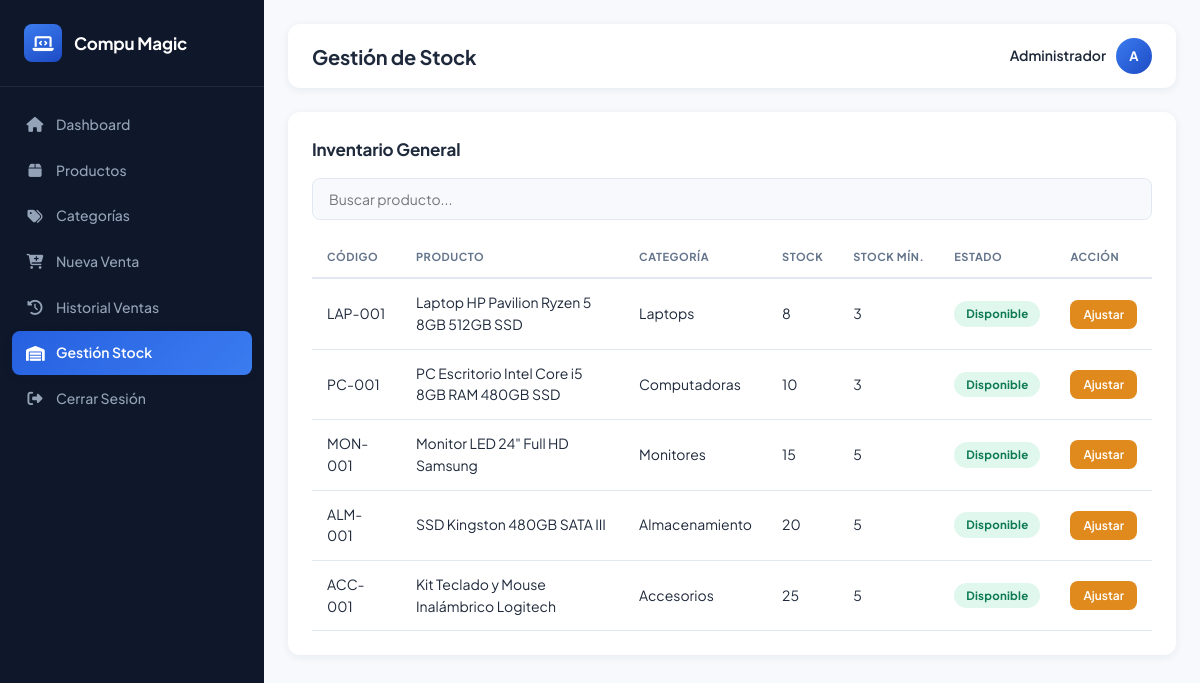
Screenshot of /admin/stock/gestion.php (signed in) with the database file from the repository.
### tables this page shows
CREATE TABLE productos (
    id INT AUTO_INCREMENT PRIMARY KEY,
    codigo VARCHAR(50) NOT NULL UNIQUE,
    nombre VARCHAR(200) NOT NULL,
    descripcion TEXT,
    categoria_id INT NOT NULL,
    precio_compra DECIMAL(10,2) NOT NULL,
    precio_venta DECIMAL(10,2) NOT NULL,
    stock INT NOT NULL DEFAULT 0,
    stock_minimo INT NOT NULL DEFAULT 5,
    imagen VARCHAR(255) DEFAULT NULL,
    activo TINYINT(1) NOT NULL DEFAULT 1,
    fecha_creacion TIMESTAMP DEFAULT CURRENT_TIMESTAMP,
    fecha_actualizacion TIMESTAMP DEFAULT CURRENT_TIMESTAMP ON UPDATE CURRENT_TIMESTAMP,
     
    FOREIGN KEY (categoria_id) REFERENCES categorias(id) ON DELETE RESTRICT ON UPDATE CASCADE
);

CREATE TABLE categorias (
    id INT AUTO_INCREMENT PRIMARY KEY,
    nombre VARCHAR(100) NOT NULL,
    descripcion TEXT,
    fecha_creacion TIMESTAMP DEFAULT CURRENT_TIMESTAMP
);

### admin/stock/gestion.php (the view, shortened to what this page needs)
<?php
require_once '../../includes/funciones.php';
$productos = $conexion->query("SELECT p.*, c.nombre as categoria_nombre
                                FROM productos p JOIN categorias c ON p.categoria_id = c.id
                                WHERE p.activo = 1
                                ORDER BY p.stock ASC");
?>
<!DOCTYPE html>
<html lang="es">
<head>
    <link rel="stylesheet" href="../../assets/css/style.css">
    <link rel="stylesheet" href="https://cdnjs.cloudflare.com/ajax/libs/font-awesome/6.4.0/css/all.min.css">
</head>
<body>
<?php include '../../includes/sidebar.php'; ?>
<div class="main-content">
    <?php $titulo = 'Gestión de Stock'; include '../../includes/topbar.php'; ?>
    <div class="table-container">
        <h2>Inventario General</h2>
        <input type="text" id="buscar-stock" class="input-buscar" onkeyup="buscarTabla('buscar-stock','tabla-stock')" placeholder="Buscar producto...">
        <table id="tabla-stock">
            <thead>
                <tr>
                    <th>Código</th><th>Producto</th><th>Categoría</th>
                    <th>Stock</th><th>Stock Mín.</th><th>Estado</th><th>Acción</th>
                </tr>
            </thead>
            <tbody>
                <?php while ($row = $productos->fetch_assoc()): ?>
                <tr>
                    <td><?php echo htmlspecialchars($row['codigo']); ?></td>
                    <td><?php echo htmlspecialchars($row['nombre']); ?></td>
                    <td><?php echo htmlspecialchars($row['categoria_nombre']); ?></td>
                    <td><?php echo $row['stock']; ?></td>
                    <td><?php echo $row['stock_minimo']; ?></td>
                    <td>
                        <?php if ($row['stock'] == 0): ?>
                            <span class="badge badge-danger">Sin Stock</span>
                        <?php elseif ($row['stock'] <= $row['stock_minimo']): ?>
                            <span class="badge badge-warning">Stock Bajo</span>
                        <?php else: ?>
                            <span class="badge badge-success">Disponible</span>
                        <?php endif; ?>
                    </td>
                    <td>
                        <button type="button" class="btn btn-warning btn-sm"
                            onclick="cargarStock(<?php echo $row['id']; ?>, '<?php echo htmlspecialchars($row['nombre'], ENT_QUOTES); ?>', <?php echo $row['stock']; ?>)">Ajustar</button>
                    </td>
                </tr>
                <?php endwhile; ?>
            </tbody>
        </table>
    </div>
</div>
</body>
</html>

### assets/css/style.css (style rules this page uses)
:root { --font-sans: 'Plus Jakarta Sans', -apple-system, BlinkMacSystemFont, 'Segoe UI', sans-serif; --blue-50: #eff6ff; --blue-100: #dbeafe; --blue-200: #bfdbfe; --blue-300: #93c5fd; --blue-400: #5b9bfa; --blue-500: #3b7cf0; --blue-600: #2660e0; --blue-700: #1d4bc4; --blue-800: #1c3f9c; --blue-900: #1a3579; --gray-50: #f7f9fc; --gray-100: #eef2f8; --gray-200: #e2e8f2; --gray-300: #cbd5e3; --gray-400: #94a3b8; --gray-500: #64748b; --gray-600: #475569; --gray-700: #334155; --gray-800: #1e293b; --gray-900: #0f172a; --color-primario: var(--blue-600); --color-primario-oscuro: var(--blue-800); --color-secundario: var(--blue-400); --color-texto: var(--gray-800); --color-texto-suave: var(--gray-500); --color-fondo: var(--gray-50); --color-borde: var(--gray-200); --color-exito: #17a673; --color-peligro: #e0384c; --color-advertencia: #e08a1e; --color-info: #3b7cf0; --sp-1: 4px; --sp-2: 8px; --sp-3: 12px; --sp-4: 16px; --sp-5: 24px; --sp-6: 32px; --sp-7: 40px; --sp-8: 56px; --radius-sm: 8px; --radius-md: 12px; --radius-lg: 20px; --radius-full: 999px; --radio: var(--radius-md); --shadow-xs: 0 1px 2px rgba(20, 40, 90, 0.06); --shadow-sm: 0 2px 8px rgba(20, 40, 90, 0.07); --shadow-md: 0 6px 20px rgba(20, 40, 90, 0.10); --shadow-lg: 0 16px 40px rgba(20, 40, 90, 0.14); --shadow-xl: 0 24px 60px rgba(20, 40, 90, 0.20); --sombra: var(--shadow-sm); --sombra-hover: var(--shadow-md); }
*, *::before, *::after { margin: 0; padding: 0; box-sizing: border-box; }
html { scroll-behavior: smooth; }
body { font-family: var(--font-sans); background: var(--color-fondo); color: var(--color-texto); line-height: 1.55; -webkit-font-smoothing: antialiased; }
h1, h2, h3 { color: var(--color-texto); font-weight: 700; letter-spacing: -0.01em; }
.main-content { margin-left: 264px; padding: var(--sp-5); transition: margin-left 0.25s ease; max-width: 1400px; }
.table-container { background: #fff; border-radius: var(--radius-md); padding: var(--sp-5); overflow-x: auto; margin-bottom: var(--sp-4); box-shadow: var(--sombra); }
.table-container h2 { margin-bottom: var(--sp-4); font-size: 17px; }
.input-buscar { width: 100%; padding: 11px 16px; margin-bottom: var(--sp-4); border: 1px solid var(--color-borde); border-radius: var(--radius-sm); font-size: 14px; font-family: inherit; background: var(--gray-50); transition: border-color 0.15s ease, background 0.15s ease; }
table { width: 100%; border-collapse: collapse; }
table th { padding: 12px 15px; text-align: left; font-weight: 700; color: var(--color-texto-suave); font-size: 11px; text-transform: uppercase; letter-spacing: 0.05em; border-bottom: 2px solid var(--color-borde); white-space: nowrap; }
table td { padding: 13px 15px; border-bottom: 1px solid var(--color-borde); font-size: 14px; }
table tbody tr { transition: background 0.1s ease; }
.btn { display: inline-flex; align-items: center; justify-content: center; gap: 6px; padding: 10px 20px; border: none; border-radius: var(--radius-sm); cursor: pointer; text-decoration: none; font-size: 14px; font-weight: 600; font-family: inherit; transition: filter 0.15s ease, transform 0.1s ease, box-shadow 0.15s ease; }
.btn-warning { background: var(--color-advertencia); color: #fff; }
.btn-sm { padding: 7px 13px; font-size: 12px; }
.badge { display: inline-block; padding: 4px 12px; border-radius: var(--radius-full); font-size: 11.5px; font-weight: 700; letter-spacing: 0.02em; }
.badge-success { background: #e0f7ee; color: #0d7a52; }

### rows the page displays
productos: codigo "LAP-001", nombre "Laptop HP Pavilion Ryzen 5 8GB 512GB SSD", categoria.nombre "Laptops", stock "8", stock_minimo "3", shows "Disponible"
productos: codigo "PC-001", nombre "PC Escritorio Intel Core i5 8GB RAM 480GB SSD", categoria.nombre "Computadoras", stock "10", stock_minimo "3", shows "Disponible"
productos: codigo "MON-001", nombre "Monitor LED 24\" Full HD Samsung", categoria.nombre "Monitores", stock "15", stock_minimo "5", shows "Disponible"
productos: codigo "ALM-001", nombre "SSD Kingston 480GB SATA III", categoria.nombre "Almacenamiento", stock "20", stock_minimo "5", shows "Disponible"
productos: codigo "ACC-001", nombre "Kit Teclado y Mouse Inalámbrico Logitech", categoria.nombre "Accesorios", stock "25", stock_minimo "5", shows "Disponible"

### other values shown
$titulo "Gestión de Stock"
$_SESSION['admin_nombre'] "Administrador"
$iniciales_admin ?: '?' "A"
